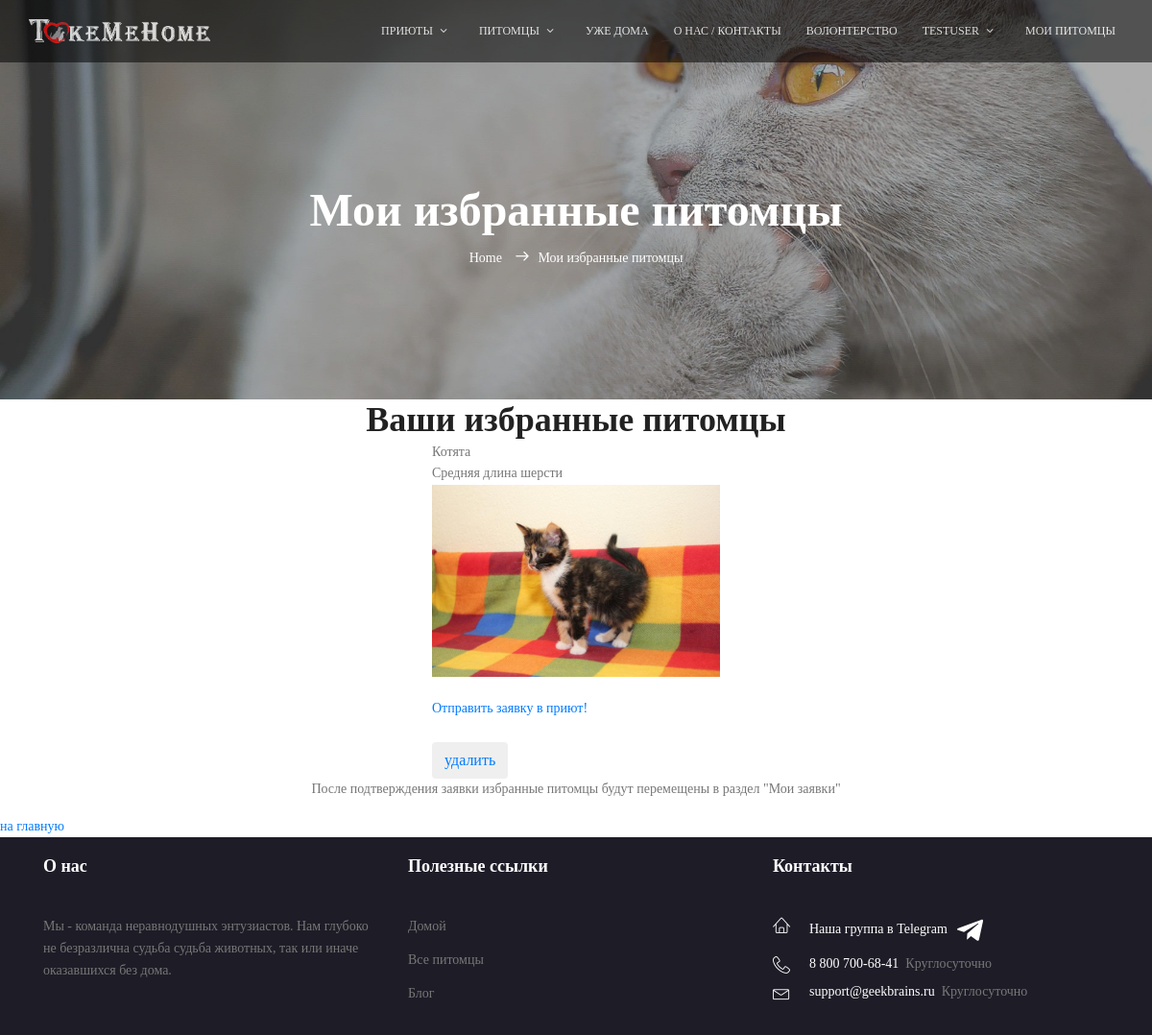
The app's page /reserve/ (signed in), older data.
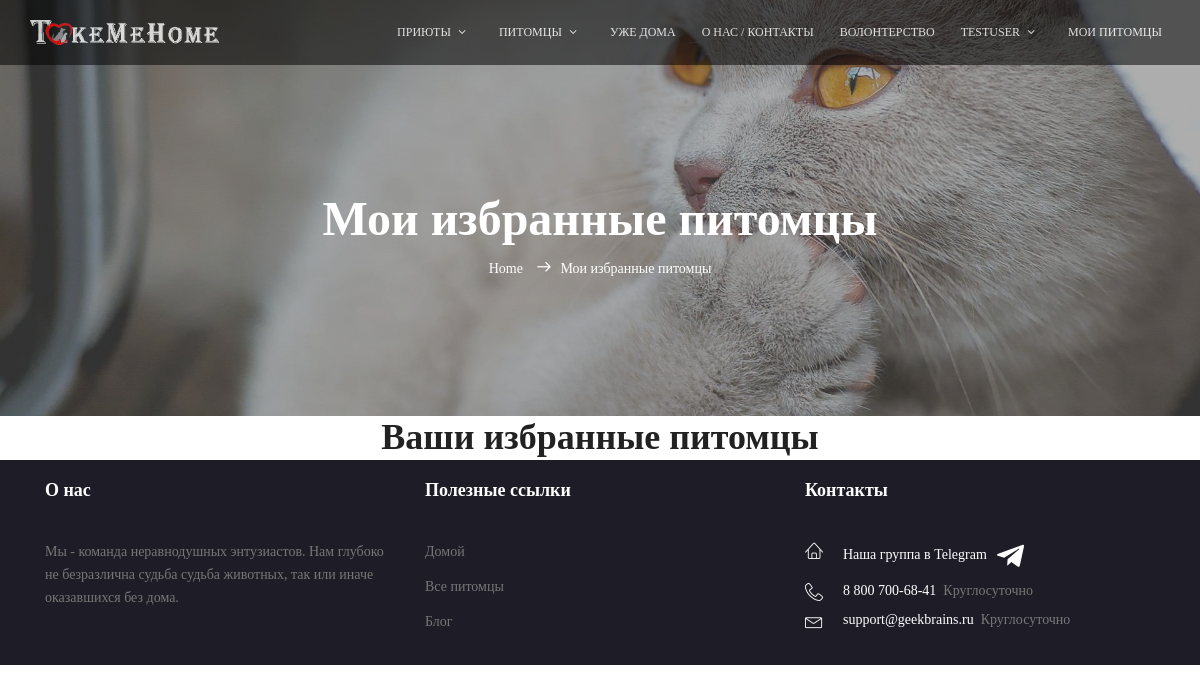
The same page, newer data.
### mainapp/models.py (models this page shows, shortened)
class Core(models.Model):
    class Meta:
        ordering = ('-is_active', 'sort', 'name')
        verbose_name = 'Ядро'
        verbose_name_plural = 'Ядра'
    name = models.CharField(verbose_name='заголовок объекта', max_length=255, null=True)
    description = models.TextField(verbose_name='описание объекта', blank=True, null=True)
    sort = models.IntegerField(verbose_name='номер объекта для сортировки', default=0, blank=True, null=False)
    is_active = models.BooleanField(verbose_name='активен ли объект', default=True, db_index=True)
    created = models.DateTimeField(verbose_name='создан', auto_now_add=True)
    updated = models.DateTimeField(verbose_name='обновлен', auto_now=True)
    active_user = models.ForeignKey(settings.AUTH_USER_MODEL,
                                    on_delete=models.CASCADE,
                                    related_name='basket')
    def __str__(self):
        return f'{self.name}' if self.name else ''

class Menu(Core):
    class Meta:
        ordering = ('parent_id', 'sort', 'name')
        verbose_name = 'Элемент меню'
        verbose_name_plural = 'Меню сайта'
    url = models.CharField('ссылка', max_length=255, blank=False, null=False, default='#')
    css_class = models.CharField('CSS-Класс блока меню', max_length=30, null=False, blank=True, default='')
    seen_guests = models.BooleanField('виден незарегистрированным пользователям', default=True)
    seen_users = models.BooleanField('виден зарегистрированным пользователям', default=False)
    seen_shelters = models.BooleanField('виден приютам', default=False)
    parent = models.ForeignKey('self', verbose_name='суперкласс меню', null=True, blank=True, related_name='submenus',
                               on_delete=models.CASCADE)
    objects = MenuManager()
    def __getattr__(self, attr):
        if attr.startswith('get_menu_'):
            return type(self).objects.get_menu(attr[9:])
        return super().__getattr__(attr)
    def get_url(self):
        return reverse(self.url) if ':' in self.url else self.url

class Core(models.Model):
    class Meta:
        ordering = ('-is_active', 'sort', 'name')
        verbose_name = 'Ядро'
        verbose_name_plural = 'Ядра'
    name = models.CharField(verbose_name='заголовок объекта', max_length=255, null=True)
    description = models.TextField(verbose_name='описание объекта', blank=True, null=True)
    sort = models.IntegerField(verbose_name='номер объекта для сортировки', default=0, blank=True, null=False)
    is_active = models.BooleanField(verbose_name='активен ли объект', default=True, db_index=True)
    created = models.DateTimeField(verbose_name='создан', auto_now_add=True)
    updated = models.DateTimeField(verbose_name='обновлен', auto_now=True)
    active_user = models.ForeignKey(settings.AUTH_USER_MODEL,
                                    on_delete=models.CASCADE,
                                    related_name='basket')
    def __str__(self):
        return f'{self.name}' if self.name else ''

class Pet(Core):
    pet_shelter = models.ForeignKey(Shelter, on_delete=models.CASCADE, related_name='pets', blank=False, null=False)
    pet_category = models.ForeignKey(PetCategory, on_delete=models.CASCADE)
    pet_status = models.ForeignKey(PetStatus, on_delete=models.CASCADE)
    pet_breed = models.ForeignKey(PetBreed, on_delete=models.CASCADE)
    pet_gender = models.ForeignKey(PetGender, on_delete=models.CASCADE)
    pet_size = models.ForeignKey(PetSize, on_delete=models.CASCADE)
    pet_wool_length = models.ForeignKey(PetWool, on_delete=models.CASCADE)
    pet_color = models.ForeignKey(PetColor, on_delete=models.CASCADE)
    pet_character = models.ForeignKey(PetCharacter, on_delete=models.CASCADE)
    age = models.PositiveIntegerField(verbose_name='возраст (лет)', default=0)
    month = models.PositiveIntegerField(verbose_name='возраст (мес)', default=0)

class Picture(Core):
    class Meta:
        ordering = ('sort', 'updated')
        verbose_name = 'Картинка'
        verbose_name_plural = 'Картинки'
    image = models.ImageField(upload_to='images')
    related_obj = models.ForeignKey(Core,
                                    verbose_name='изображения',
                                    null=True, blank=True,
                                    related_name='images',
                                    on_delete=models.CASCADE)

### reserveapp/models.py (models this page shows)
class Reserve(models.Model):
    user = models.ForeignKey(User, on_delete=models.CASCADE, related_name='reserveapp')
    pet = models.ForeignKey(Pet, on_delete=models.CASCADE)
    position = models.BooleanField(verbose_name='питомец выбран', default=False)
    add_datetime = models.DateTimeField(verbose_name='время', auto_now_add=True)

### reserveapp/views.py (the view)
# urls.py: path('reserve/', include('reserveapp.urls', namespace='reserve')),
def reserve(request):
    title = 'Мои избранные питомцы'
    reserve_pets = Reserve.objects.filter(user=request.user)
    content = {
        'title': title,
        'reserve_pets': reserve_pets,
    }
    return render(request, 'reserve.html', content)

### mainapp/context_processors.py (called while the page is built)
def get_context(request):
    context = {
        'menu': Menu(),
    }
    return context

### mainapp/models.py (called while the page is built)
    def get_menu(self, attr):
        return self.filter(name=attr, parent_id__isnull=True).first()

### reserveapp/templates/reserve.html (shortened to what this page needs)
{% extends 'reserve_base.html' %}
{% load static %}
{% block main_banner %}
{% include 'mainapp/includes/inc-main_banner_small.html' %}
{% endblock %}
{% block content %}
<h1 style="text-align: center">Ваши избранные питомцы</h1>
<div class="reserve_block">
    {% for item in reserve_pets %}
        <div class="reserve_pet_block">
                    <span class="pet_name">{{ item.pet.name }}</span><br>
        {{ item.pet.pet_wool_length }}<br>
                <img style="width: 300px" src="{{item.pet.images.first.image.url}}" alt="" class="img-fluid">
        <br><br>
                <a href="{% url 'main:index' %}"> Отправить заявку в приют! </a>
        <br><br>
        <button class="btn btn-round">
            <a href="{% url 'reserve:remove' item.pk %}" class="">
                удалить
            </a>
        </button>
        </div>
    {% endfor %}
</div>
    {% if reserve_pets %}
                <p style="text-align: center">После подтверждения заявки избранные питомцы будут перемещены в раздел "Мои заявки"</p>
        <a href="{% url 'main:index' %}">на главную</a>
    {% endif %}
{% endblock %}

### reserveapp/templates/reserve_base.html (shortened to what this page needs)
{% load static %}
<!DOCTYPE html>
<html lang="zxx" class="no-js">
<head>
    {% block css %}
        <link rel="stylesheet" href="{% static 'css/linearicons.css' %}">
        <link rel="stylesheet" href="{% static 'css/font-awesome.min.css' %}">
        <link rel="stylesheet" href="{% static 'css/bootstrap.css' %}">
        <link rel="stylesheet" href="{% static 'css/magnific-popup.css' %}">
        <link rel="stylesheet" href="{% static 'css/nice-select.css' %}">
        <link rel="stylesheet" href="{% static 'css/animate.min.css' %}">
        <link rel="stylesheet" href="{% static 'css/owl.carousel.css' %}">
        <link rel="stylesheet" href="{% static 'css/main.css' %}">
        <link rel="stylesheet" href="{% static 'fonts/CenturyGothicRegular/CenturyGothic.css' %}">
    {% endblock %}
</head>
<body>
{% block main_menu %}
    <header id="header" id="home" class="header-unscrolled">
        <div class="container main-menu">
            <div class="row align-items-center justify-content-between d-flex">
                <div id="logo">
                    <a href="/"><img src="{% static 'img/logo2.png' %}" alt="" title="" height="25"/></a>
                </div>
                {% include 'mainapp/includes/mainmenu.html' with menu=menu.get_menu_mainmenu %}
            </div>
        </div>
    </header>
{% endblock %}
{% block main_banner %}
{% endblock %}
{% block content %}
{% endblock %}
{% block footer %}
    <footer class="footer-area">
        <div class="container">
            <div class="row pt-20 pb-20">
                <div class="col-lg-4 col-md-6">
                    <div class="single-footer-widget">
                        <h6>О нас</h6>
                        <p>
                            Мы - команда неравнодушных энтузиастов. Нам глубоко не безразлична судьба судьба животных,
                            так или иначе оказавшихся без дома.
                        </p>
                    </div>
                </div>
                <div class="col-lg-4 col-md-6">
                    <div class="single-footer-widget">
                        <h6>Полезные ссылки</h6>
                        <div class="row">
                            <ul class="col footer-nav">
                                <li><a href="/">Домой</a></li>
                                <li><a href="#">Все питомцы</a></li>
                                <li><a href="#">Блог</a></li>
                            </ul>
                        </div>
                    </div>
                </div>
                <div class="col-lg-4  col-md-6">
                    <div class="single-footer-widget mail-chimp">
                        <h6 class="mb-20">Контакты</h6>
                        <ul class="list-contact">
                            <li class="flex-row d-flex">
                                <div class="icon">
                                    <span class="lnr lnr-home"></span>
                                </div>
                                <div class="detail">
                                    <h4>Наша группа в Telegram&nbsp;&nbsp;<a href="https://tele.gg/joinchat/KGK3ORadAjnUd8QdxYAUmQ">
                                    <img class="telegram_icon" src="{% static 'icons/telegram.svg' %}">
                                    </a></h4>
                                </div>
                            </li>
                            <li class="flex-row d-flex">
                                <div class="icon">
                                    <span class="lnr lnr-phone-handset"></span>
                                </div>
                                <div class="detail">
                                    <h4>8 800 700-68-41</h4>
                                    <p style="margin: 0; line-height: 1.2em;">&nbsp;&nbsp;Круглосуточно</p>
                                </div>
                            </li>
                            <li class="flex-row d-flex">
                                <div class="icon">
                                    <span class="lnr lnr-envelope"></span>
                                </div>
                                <div class="detail">
                                    <h4>support@geekbrains.ru</h4>
                                    <p style="margin: 0; line-height: 1.2em;">&nbsp;&nbsp;Круглосуточно</p>
                                </div>
                            </li>
                        </ul>
                    </div>
                </div>
            </div>
        </div>
    </footer>
{% endblock %}
</body>
</html>

### mainapp/templates/mainapp/includes/mainmenu.html (shortened to what this page needs)
<nav id="nav-menu-container">
    <ul class="nav-menu {{ menu.css_class }}">
        {% for object in menu.submenus.all %}
            <li class="mainmenu {{ obj.css_class }}"><a href="{{ object.get_url }}"> {{ object.name }} </a>
            </li>
        {% endfor %}
        <li><a href="{% url 'mainapp:volunteer' %}">Волонтерство</a></li>
        {% if user.is_authenticated %}
            <li class="mainmenu menu-has-children"><a href="{% url 'auth:edit' %}">
                {% if user.first_name %} {{ user.first_name }} {% else %}
                    {{ user.username }} {% endif %}</a>
            </li>
        {% else %}
            <li class="mainmenu"><a href="{% url 'auth:login' %}">Войти</a></li>
            <li class="mainmenu"><a href="{% url 'auth:register' %}">Регистрация</a></li>
        {% endif %}
        <li class="mainmenu"><a href="{% url 'reserve:view' %}">Мои питомцы</a></li>
    </ul>
</nav>

### mainapp/templates/mainapp/includes/inc-main_banner_small.html (shortened to what this page needs)
<section class="banner-area relative" id="home">
    <div class="overlay overlay-bg"></div>
    <div class="container">
        <div class="row d-flex align-items-center justify-content-center">
            <div class="about-content col-lg-12">
                <h1 class="text-white">
                    {{ title|capfirst }}
                </h1>
                <p class="text-white link-nav"><a href="/">Home </a>
                    <span class="lnr lnr-arrow-right"></span>{{ title }}
                </p>
            </div>
        </div>
    </div>
</section>

### static/css/main.css (style rules this page uses)
body { color: #777777; font-family: 'Century Gothic Regular'; font-size: 14px; font-weight: 300; line-height: 1.625em; position: relative; }
ol, ul { margin: 0; padding: 0; list-style: none; }
a { -webkit-transition: all 0.3s ease 0s; -moz-transition: all 0.3s ease 0s; -o-transition: all 0.3s ease 0s; transition: all 0.3s ease 0s; }
a, a:focus, a:hover { text-decoration: none; outline: 0; }
h1, h2, h3, h4, h5, h6 { font-family: 'Century Gothic Regular'; color: #222222; line-height: 1.2em !important; margin-bottom: 0; margin-top: 0; font-weight: 600; }
h1, .h1 { font-size: 36px; }
h4, .h4 { font-size: 18px; }
h6, .h6 { font-size: 14px; color: #222222; }
.mb-20 { margin-bottom: 20px; }
.pt-20 { padding-top: 20px; }
.pb-20 { padding-bottom: 20px; }
.text-white { color: #fff; }
.relative { position: relative; }
.overlay { position: absolute; left: 0; right: 0; top: 0; bottom: 0; }
h1 { font-size: 36px; }
h4 { font-size: 18px; }
h6 { font-size: 14px; }
h1, h2, h3, h4, h5, h6 { line-height: 1.5em; }
.main-menu { padding-top: 20px; }
#header { padding: 0px 0px 20px 0px; position: fixed; left: 0; top: 0; right: 0; transition: all 0.5s; z-index: 997; }
#header #logo img { padding: 0; margin: 0; }
.nav-menu, .nav-menu * { margin: 0; padding: 0; list-style: none; }
.nav-menu li { position: relative; white-space: nowrap; opacity: 1.5; }
.nav-menu > li { float: left; }
.sf-arrows .sf-with-ul { padding-right: 30px; }
.sf-arrows .sf-with-ul:after { content: "\f107"; position: absolute; right: 15px; font-family: FontAwesome; font-style: normal; font-weight: normal; }
#nav-menu-container { margin: 0; }
.nav-menu a { padding: 0 8px 0px 8px; text-decoration: none; display: inline-block; color: #fff; font-weight: 400; font-size: 12px; text-transform: uppercase; outline: none; }
.nav-menu > li { margin-left: 10px; }
#mobile-nav { position: fixed; top: 0; padding-top: 18px; bottom: 0; z-index: 998; background: rgba(0, 0, 0, 0.8); left: -260px; width: 260px; overflow-y: auto; transition: 0.4s; }
#mobile-nav ul { padding: 0; margin: 0; list-style: none; }
#mobile-nav ul li { position: relative; }
#mobile-nav ul li a { color: #fff; font-size: 13px; text-transform: uppercase; overflow: hidden; padding: 10px 22px 10px 15px; position: relative; text-decoration: none; width: 100%; display: block; outline: none; font-weight: 700; }
.banner-area { background: url(../img/banner-bg.jpg) center; background-size: cover; opacity: 0.8; }
.banner-area .overlay-bg { background-color: rgba(0, 0, 0, 0.4); }
.footer-area { background: #1e1c27; }
.footer-area .single-footer-widget h6 { font-size: 18px; color: #fff; margin-bottom: 40px; }
.footer-area .single-footer-widget .footer-nav li { margin-bottom: 12px; }
.footer-area .single-footer-widget .footer-nav li a { color: #777777; -webkit-transition: all 0.3s ease 0s; -moz-transition: all 0.3s ease 0s; -o-transition: all 0.3s ease 0s; transition: all 0.3s ease 0s; }
.footer-area .single-footer-widget .list-contact .lnr { color: #fff; font-size: 18px; }
.footer-area .single-footer-widget .list-contact .detail h4 { font-size: 14px; font-weight: 400; margin-left: 20px; color: #fff; }
.footer-area .single-footer-widget .list-contact .detail p { margin-left: 20px; margin-top: 8px; }
.link-nav { margin-top: 10px; }
.about-content { margin-top: 70px; padding: 120px 0px; text-align: center; }
.about-content h1 { font-size: 48px; font-weight: 600; }
.about-content a { color: #fff; font-weight: 300; font-size: 14px; }
.about-content .lnr { margin: 0px 10px; font-weight: 600; }
.header-unscrolled { background: rgba(0, 0, 0, 0.7); opacity: 0.75; }
.telegram_icon { height: 30px; filter:invert(1); }
.detail { display: flex; margin-bottom: 12px; }

Row changes from the older to the newer data that the page shows:
removed Reserve: pet.name "Котята", pet.pet_wool_length "Средняя длина шерсти", pet.images.first.image (picture)
Text that changed along with them:
text no longer shown: "После подтверждения заявки избранные питомцы будут перемещены в раздел \"Мои заявки\" на главную"
